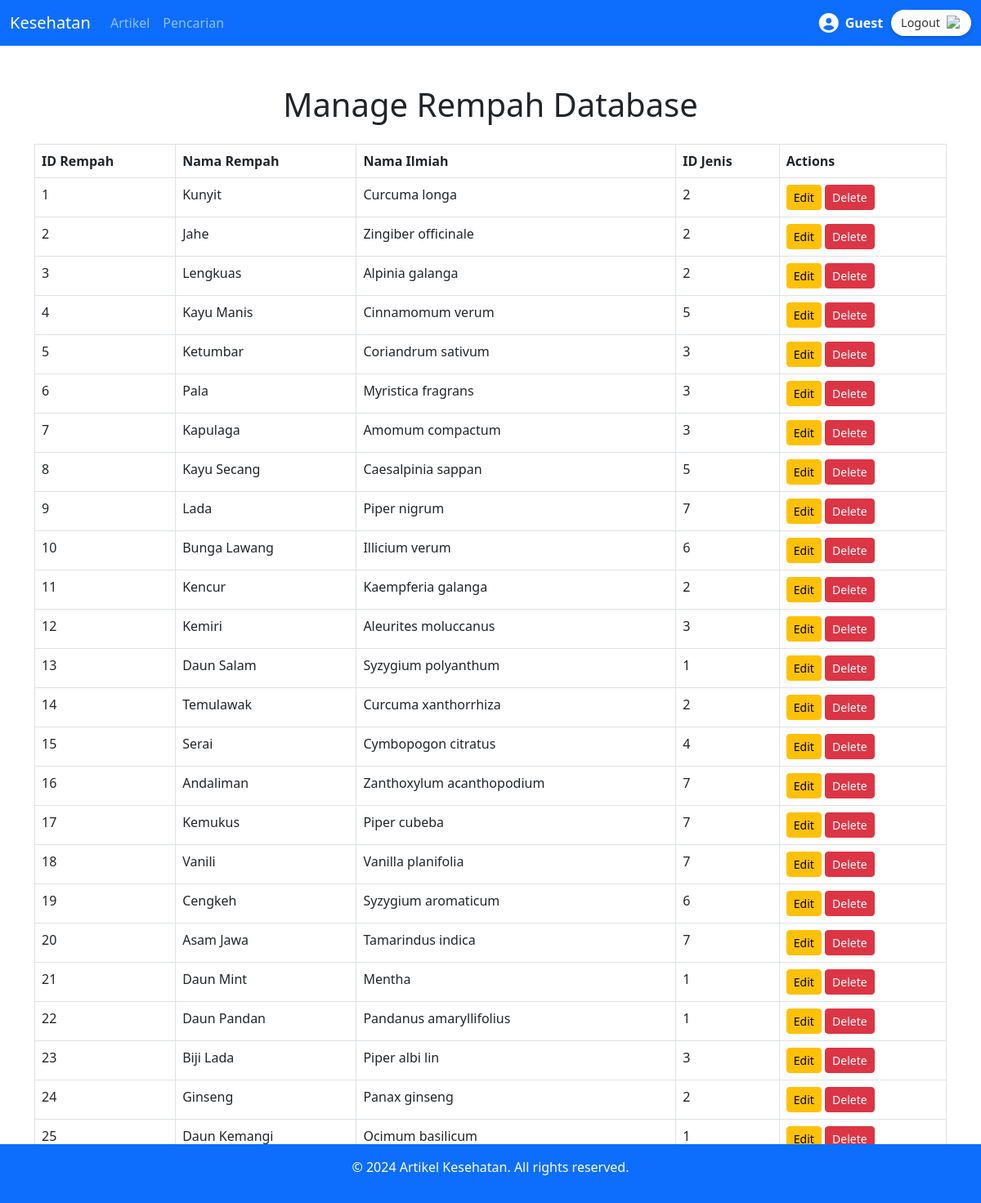
Screenshot of /rempah.php with the database file from the repository.
### tables this page shows
CREATE TABLE `rempah` (
  `id_rempah` int(11) NOT NULL,
  `nama_rempah` varchar(100) NOT NULL,
  `nama_ilmiah` varchar(100) NOT NULL,
  `id_jenis` int(11) DEFAULT NULL
);

### rempah.php (the view, shortened to what this page needs)
<?php
    include 'style/header.php';
    $connect = mysqli_connect("localhost", "root", "", "obat");
?>
<!DOCTYPE html>
<html lang="en">
<head>
    <link rel="stylesheet" href="https://cdn.jsdelivr.net/npm/bootstrap@5.3.0/dist/css/bootstrap.min.css">
</head>
<body>
    <div class="container mt-5">
        <h1 class="text-center">Manage Rempah Database</h1>
        <div class="table-responsive">
            <table class="table table-bordered mt-3" id="rempahTable">
                <thead>
                    <tr>
                        <th>ID Rempah</th>
                        <th>Nama Rempah</th>
                        <th>Nama Ilmiah</th>
                        <th>ID Jenis</th>
                        <th>Actions</th>
                    </tr>
                </thead>
                <tbody>
                    <?php
                        $query = $connect->query("SELECT * FROM rempah");
                        while ($row = $query->fetch_assoc()) {
                            echo "<tr>
                                <td>{$row['id_rempah']}</td>
                                <td>{$row['nama_rempah']}</td>
                                <td>{$row['nama_ilmiah']}</td>
                                <td>{$row['id_jenis']}</td>
                                <td>
                                    <button class='btn btn-warning btn-sm' onclick='editRempah({$row['id_rempah']})'>Edit</button>
                                    <button class='btn btn-danger btn-sm' onclick='deleteRempah({$row['id_rempah']})'>Delete</button>
                                </td>
                            </tr>";
                        }
                    ?>
                </tbody>
            </table>
        </div>
        <button class="btn btn-primary" onclick="showAddModal()">Add New Rempah</button>
    </div>
</body>
</html>
<?php
    include 'style/foot.php';
?>

### rows the page displays
rempah: id_rempah "1", nama_rempah "Kunyit", nama_ilmiah "Curcuma longa", id_jenis "2"
rempah: id_rempah "2", nama_rempah "Jahe", nama_ilmiah "Zingiber officinale", id_jenis "2"
rempah: id_rempah "3", nama_rempah "Lengkuas", nama_ilmiah "Alpinia galanga", id_jenis "2"
rempah: id_rempah "4", nama_rempah "Kayu Manis", nama_ilmiah "Cinnamomum verum", id_jenis "5"
rempah: id_rempah "5", nama_rempah "Ketumbar", nama_ilmiah "Coriandrum sativum", id_jenis "3"
rempah: id_rempah "6", nama_rempah "Pala", nama_ilmiah "Myristica fragrans", id_jenis "3"
rempah: id_rempah "7", nama_rempah "Kapulaga", nama_ilmiah "Amomum compactum", id_jenis "3"
rempah: id_rempah "8", nama_rempah "Kayu Secang", nama_ilmiah "Caesalpinia sappan", id_jenis "5"
rempah: id_rempah "9", nama_rempah "Lada", nama_ilmiah "Piper nigrum", id_jenis "7"
rempah: id_rempah "10", nama_rempah "Bunga Lawang", nama_ilmiah "Illicium verum", id_jenis "6"
rempah: id_rempah "11", nama_rempah "Kencur", nama_ilmiah "Kaempferia galanga", id_jenis "2"
rempah: id_rempah "12", nama_rempah "Kemiri", nama_ilmiah "Aleurites moluccanus", id_jenis "3"
rempah: id_rempah "13", nama_rempah "Daun Salam", nama_ilmiah "Syzygium polyanthum", id_jenis "1"
rempah: id_rempah "14", nama_rempah "Temulawak", nama_ilmiah "Curcuma xanthorrhiza", id_jenis "2"
rempah: id_rempah "15", nama_rempah "Serai", nama_ilmiah "Cymbopogon citratus", id_jenis "4"
rempah: id_rempah "16", nama_rempah "Andaliman", nama_ilmiah "Zanthoxylum acanthopodium", id_jenis "7"
rempah: id_rempah "17", nama_rempah "Kemukus", nama_ilmiah "Piper cubeba", id_jenis "7"
rempah: id_rempah "18", nama_rempah "Vanili", nama_ilmiah "Vanilla planifolia", id_jenis "7"
rempah: id_rempah "19", nama_rempah "Cengkeh", nama_ilmiah "Syzygium aromaticum", id_jenis "6"
rempah: id_rempah "20", nama_rempah "Asam Jawa", nama_ilmiah "Tamarindus indica", id_jenis "7"
rempah: id_rempah "21", nama_rempah "Daun Mint", nama_ilmiah "Mentha", id_jenis "1"
rempah: id_rempah "22", nama_rempah "Daun Pandan", nama_ilmiah "Pandanus amaryllifolius", id_jenis "1"
rempah: id_rempah "23", nama_rempah "Biji Lada", nama_ilmiah "Piper albi lin", id_jenis "3"
rempah: id_rempah "24", nama_rempah "Ginseng", nama_ilmiah "Panax ginseng", id_jenis "2"
rempah: id_rempah "25", nama_rempah "Daun Kemangi", nama_ilmiah "Ocimum basilicum", id_jenis "1"

### other values shown
$nama_pengguna "Guest"
